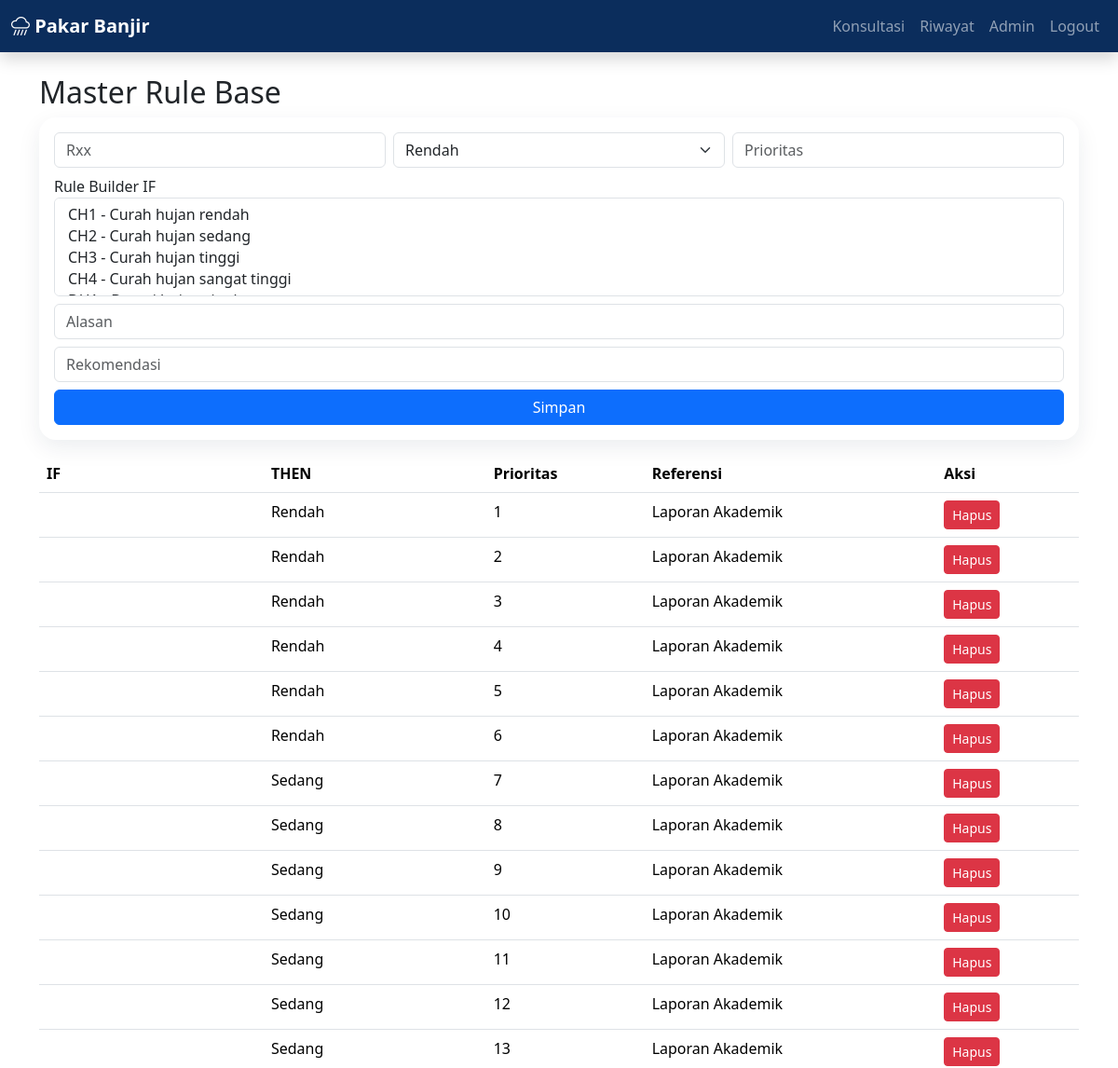
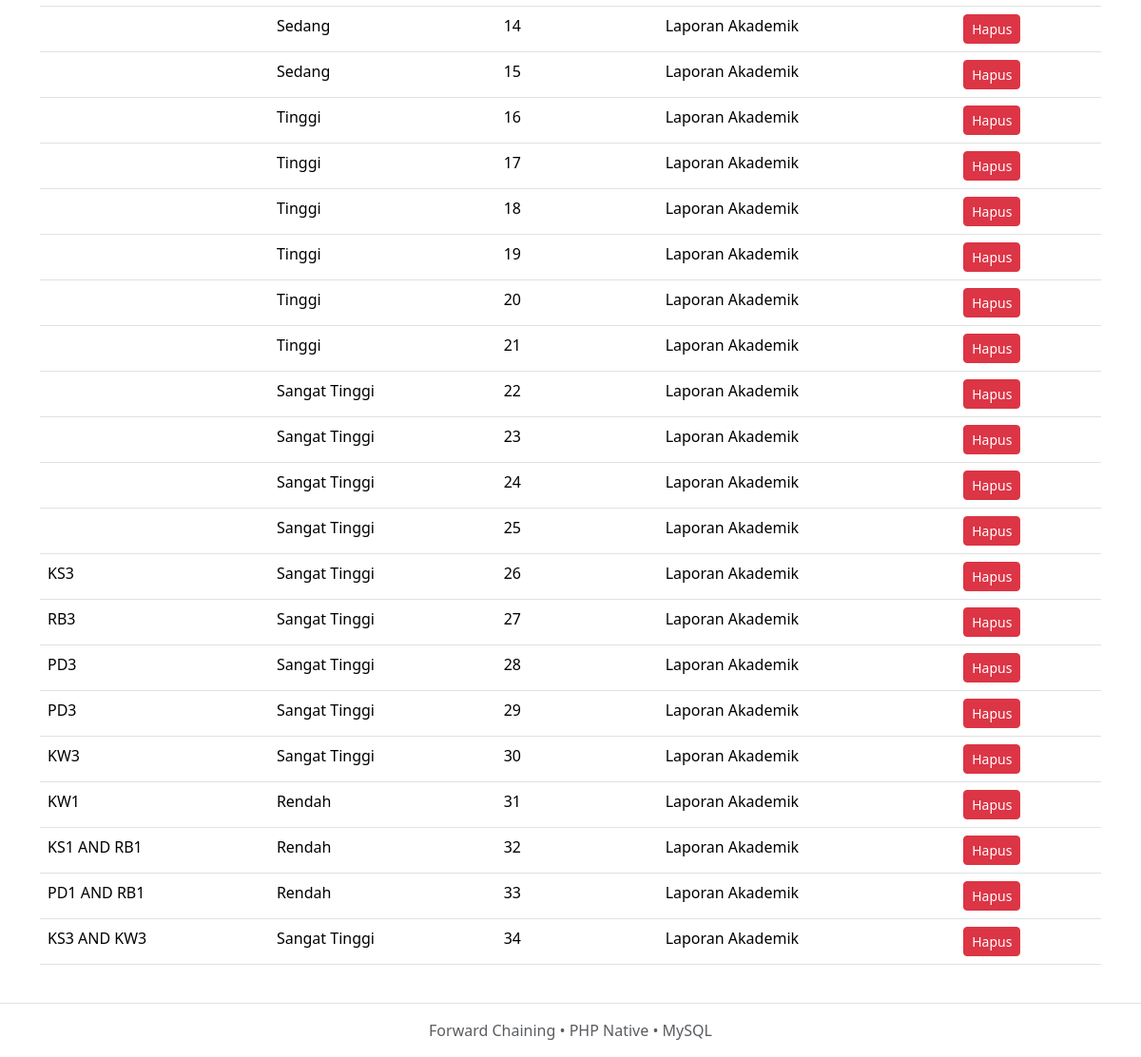
The app's page /admin/master/rules.php (signed in) with its own data (2 pictures, top to bottom).
### tables this page shows
CREATE TABLE rules(id INT AUTO_INCREMENT PRIMARY KEY,code VARCHAR(10) NOT NULL UNIQUE,diagnosis ENUM('Rendah','Sedang','Tinggi','Sangat Tinggi') NOT NULL,priority INT NOT NULL,rule_type ENUM('base','modifier') NOT NULL DEFAULT 'base',min_score INT NULL,max_score INT NULL,adjustment INT NOT NULL DEFAULT 0,explanation TEXT,recommendation TEXT,reference_id INT,is_active TINYINT(1) DEFAULT 1,FOREIGN KEY(reference_id) REFERENCES `references`(id) ON DELETE SET NULL);

### includes/functions.php (called while the page is built, shortened)
<?php
function e($v){ return htmlspecialchars((string)$v, ENT_QUOTES, 'UTF-8'); }

### admin/master/rules.php (the view)
<?php require_once __DIR__.'/../../config/database.php'; require_once __DIR__.'/../../includes/functions.php'; require_admin(); if($_SERVER['REQUEST_METHOD']==='POST'){ if(isset($_POST['delete']))$pdo->prepare('DELETE FROM rules WHERE id=?')->execute([$_POST['id']]); else { $pdo->prepare('INSERT INTO rules(code,diagnosis,priority,explanation,recommendation,reference_id) VALUES(?,?,?,?,?,1)')->execute([$_POST['code'],$_POST['diagnosis'],$_POST['priority'],$_POST['explanation'],$_POST['recommendation']]); $rid=$pdo->lastInsertId(); foreach($_POST['symptoms']??[] as $sid)$pdo->prepare('INSERT INTO rule_conditions(rule_id,symptom_id) VALUES(?,?)')->execute([$rid,$sid]); }} $sym=$pdo->query('SELECT * FROM symptoms ORDER BY code')->fetchAll(); $rows=$pdo->query('SELECT r.*,GROUP_CONCAT(s.code ORDER BY s.code SEPARATOR " AND ") conds FROM rules r LEFT JOIN rule_conditions rc ON rc.rule_id=r.id LEFT JOIN symptoms s ON s.id=rc.symptom_id GROUP BY r.id ORDER BY priority')->fetchAll(); require_once __DIR__.'/../../includes/header.php'; ?><div class="container"><h2>Master Rule Base</h2><form class="card p-3 mb-3" method="post"><div class="row g-2"><div class="col"><input name="code" class="form-control" placeholder="Rxx"></div><div class="col"><select name="diagnosis" class="form-select"><option>Rendah</option><option>Sedang</option><option>Tinggi</option><option>Sangat Tinggi</option></select></div><div class="col"><input name="priority" type="number" class="form-control" placeholder="Prioritas"></div></div><div class="mt-2"><label>Rule Builder IF</label><select multiple name="symptoms[]" class="form-select"><?php foreach($sym as $s): ?><option value="<?=$s['id']?>"><?=$s['code']?> - <?=$s['name']?></option><?php endforeach; ?></select></div><input class="form-control mt-2" name="explanation" placeholder="Alasan"><input class="form-control mt-2" name="recommendation" placeholder="Rekomendasi"><button class="btn btn-primary mt-2">Simpan</button></form><table class="table"><tr><th>IF</th><th>THEN</th><th>Prioritas</th><th>Referensi</th><th>Aksi</th></tr><?php foreach($rows as $r): ?><tr><td><?=e($r['conds'])?></td><td><?=e($r['diagnosis'])?></td><td><?=$r['priority']?></td><td>Laporan Akademik</td><td><form method="post"><input type="hidden" name="id" value="<?=$r['id']?>"><button name="delete" class="btn btn-sm btn-danger">Hapus</button></form></td></tr><?php endforeach; ?></table></div><?php require_once __DIR__.'/../../includes/footer.php'; ?>

### assets/css/style.css (style rules this page uses)
:root { --primary:#0b2d5c;--soft:#f4f7fb }
.card { border:0;border-radius:18px;box-shadow:0 8px 24px rgba(15,35,70,.08) }

### records on screen
rules: diagnosis "Rendah", priority "1"
rules: diagnosis "Rendah", priority "2"
rules: diagnosis "Rendah", priority "3"
rules: diagnosis "Rendah", priority "4"
rules: diagnosis "Rendah", priority "5"
rules: diagnosis "Rendah", priority "6"
rules: diagnosis "Sedang", priority "7"
rules: diagnosis "Sedang", priority "8"
rules: diagnosis "Sedang", priority "9"
rules: diagnosis "Sedang", priority "10"
rules: diagnosis "Sedang", priority "11"
rules: diagnosis "Sedang", priority "12"
rules: diagnosis "Sedang", priority "13"
rules: diagnosis "Sedang", priority "14"
rules: diagnosis "Sedang", priority "15"
rules: diagnosis "Tinggi", priority "16"
rules: diagnosis "Tinggi", priority "17"
rules: diagnosis "Tinggi", priority "18"
rules: diagnosis "Tinggi", priority "19"
rules: diagnosis "Tinggi", priority "20"
rules: diagnosis "Tinggi", priority "21"
rules: diagnosis "Sangat Tinggi", priority "22"
rules: diagnosis "Sangat Tinggi", priority "23"
rules: diagnosis "Sangat Tinggi", priority "24"
rules: diagnosis "Sangat Tinggi", priority "25"
rules: conds "KS3", diagnosis "Sangat Tinggi", priority "26"
rules: conds "RB3", diagnosis "Sangat Tinggi", priority "27"
rules: conds "PD3", diagnosis "Sangat Tinggi", priority "28"
rules: conds "PD3", diagnosis "Sangat Tinggi", priority "29"
rules: conds "KW3", diagnosis "Sangat Tinggi", priority "30"
rules: conds "KW1", diagnosis "Rendah", priority "31"
rules: conds "KS1 AND RB1", diagnosis "Rendah", priority "32"
rules: conds "PD1 AND RB1", diagnosis "Rendah", priority "33"
rules: conds "KS3 AND KW3", diagnosis "Sangat Tinggi", priority "34"
